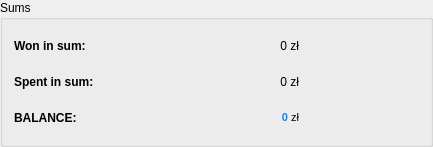
         <widget class="QGroupBox" name="groupBox">
          <property name="title">
           <string>Sums</string>
          </property>
          <layout class="QGridLayout" name="gridLayout_11">
           <item row="0" column="0">
            <layout class="QGridLayout" name="gridLayout_6">
             <item row="0" column="0">
              <widget class="QLabel" name="label_won_sum0">
               <property name="minimumSize">
                <size>
                 <width>200</width>
                 <height>30</height>
                </size>
               </property>
               <property name="maximumSize">
                <size>
                 <width>16777215</width>
                 <height>16777215</height>
                </size>
               </property>
               <property name="font">
                <font>
                 <weight>75</weight>
                 <bold>true</bold>
                </font>
               </property>
               <property name="text">
                <string>Won in sum:</string>
               </property>
               <property name="textFormat">
                <enum>Qt::PlainText</enum>
               </property>
              </widget>
             </item>
             <item row="0" column="1">
              <spacer name="horizontalSpacer_10">
               <property name="orientation">
                <enum>Qt::Horizontal</enum>
               </property>
               <property name="sizeType">
                <enum>QSizePolicy::Expanding</enum>
               </property>
               <property name="sizeHint" stdset="0">
                <size>
                 <width>60</width>
                 <height>20</height>
                </size>
               </property>
              </spacer>
             </item>
             <item row="0" column="2">
              <widget class="QLabel" name="label_won_sum">
               <property name="minimumSize">
                <size>
                 <width>0</width>
                 <height>30</height>
                </size>
               </property>
               <property name="maximumSize">
                <size>
                 <width>16777215</width>
                 <height>30</height>
                </size>
               </property>
               <property name="text">
                <string notr="true">0 zł</string>
               </property>
               <property name="textFormat">
                <enum>Qt::PlainText</enum>
               </property>
               <property name="alignment">
                <set>Qt::AlignRight|Qt::AlignTrailing|Qt::AlignVCenter</set>
               </property>
              </widget>
             </item>
             <item row="0" column="3">
              <spacer name="horizontalSpacer_11">
               <property name="orientation">
                <enum>Qt::Horizontal</enum>
               </property>
               <property name="sizeType">
                <enum>QSizePolicy::Expanding</enum>
               </property>
               <property name="sizeHint" stdset="0">
                <size>
                 <width>120</width>
                 <height>20</height>
                </size>
               </property>
              </spacer>
             </item>
             <item row="1" column="0">
              <widget class="QLabel" name="label_spent_sum0">
               <property name="minimumSize">
                <size>
                 <width>200</width>
                 <height>30</height>
                </size>
               </property>
               <property name="maximumSize">
                <size>
                 <width>16777215</width>
                 <height>16777215</height>
                </size>
               </property>
               <property name="font">
                <font>
                 <weight>75</weight>
                 <bold>true</bold>
                </font>
               </property>
               <property name="text">
                <string>Spent in sum:</string>
               </property>
               <property name="textFormat">
                <enum>Qt::PlainText</enum>
               </property>
              </widget>
             </item>
             <item row="1" column="1">
              <spacer name="horizontalSpacer_12">
               <property name="orientation">
                <enum>Qt::Horizontal</enum>
               </property>
               <property name="sizeType">
                <enum>QSizePolicy::Expanding</enum>
               </property>
               <property name="sizeHint" stdset="0">
                <size>
                 <width>60</width>
                 <height>20</height>
                </size>
               </property>
              </spacer>
             </item>
             <item row="1" column="2">
              <widget class="QLabel" name="label_spent_sum">
               <property name="minimumSize">
                <size>
                 <width>0</width>
                 <height>30</height>
                </size>
               </property>
               <property name="maximumSize">
                <size>
                 <width>16777215</width>
                 <height>30</height>
                </size>
               </property>
               <property name="text">
                <string notr="true">0 zł</string>
               </property>
               <property name="textFormat">
                <enum>Qt::PlainText</enum>
               </property>
               <property name="alignment">
                <set>Qt::AlignRight|Qt::AlignTrailing|Qt::AlignVCenter</set>
               </property>
              </widget>
             </item>
             <item row="1" column="3">
              <spacer name="horizontalSpacer_13">
               <property name="orientation">
                <enum>Qt::Horizontal</enum>
               </property>
               <property name="sizeType">
                <enum>QSizePolicy::Expanding</enum>
               </property>
               <property name="sizeHint" stdset="0">
                <size>
                 <width>120</width>
                 <height>20</height>
                </size>
               </property>
              </spacer>
             </item>
             <item row="2" column="0">
              <widget class="QLabel" name="label_balance0">
               <property name="minimumSize">
                <size>
                 <width>200</width>
                 <height>30</height>
                </size>
               </property>
               <property name="maximumSize">
                <size>
                 <width>16777215</width>
                 <height>16777215</height>
                </size>
               </property>
               <property name="font">
                <font>
                 <weight>75</weight>
                 <bold>true</bold>
                </font>
               </property>
               <property name="text">
                <string>BALANCE:</string>
               </property>
               <property name="textFormat">
                <enum>Qt::PlainText</enum>
               </property>
              </widget>
             </item>
             <item row="2" column="1">
              <spacer name="horizontalSpacer_14">
               <property name="orientation">
                <enum>Qt::Horizontal</enum>
               </property>
               <property name="sizeType">
                <enum>QSizePolicy::Expanding</enum>
               </property>
               <property name="sizeHint" stdset="0">
                <size>
                 <width>60</width>
                 <height>20</height>
                </size>
               </property>
              </spacer>
             </item>
             <item row="2" column="2">
              <widget class="QLabel" name="label_balance">
               <property name="minimumSize">
                <size>
                 <width>0</width>
                 <height>30</height>
                </size>
               </property>
               <property name="maximumSize">
                <size>
                 <width>16777215</width>
                 <height>30</height>
                </size>
               </property>
               <property name="text">
                <string notr="true">&lt;!DOCTYPE HTML PUBLIC &quot;-//W3C//DTD HTML 4.0//EN&quot; &quot;http://www.w3.org/TR/REC-html40/strict.dtd&quot;&gt;
&lt;html&gt;&lt;head&gt;&lt;meta name=&quot;qrichtext&quot; content=&quot;1&quot; /&gt;&lt;style type=&quot;text/css&quot;&gt;
p, li { white-space: pre-wrap; }
&lt;/style&gt;&lt;/head&gt;&lt;body style=&quot; font-family:'MS Shell Dlg 2'; font-size:8.25pt; font-weight:400; font-style:normal;&quot;&gt;
&lt;p style=&quot; margin-top:0px; margin-bottom:0px; margin-left:0px; margin-right:0px; -qt-block-indent:0; text-indent:0px;&quot;&gt;&lt;span style=&quot; font-weight:600; color:#0a84f6;&quot;&gt;0&lt;/span&gt; zł&lt;/p&gt;&lt;/body&gt;&lt;/html&gt;</string>
               </property>
               <property name="textFormat">
                <enum>Qt::RichText</enum>
               </property>
               <property name="alignment">
                <set>Qt::AlignRight|Qt::AlignTrailing|Qt::AlignVCenter</set>
               </property>
              </widget>
             </item>
             <item row="2" column="3">
              <spacer name="horizontalSpacer_15">
               <property name="orientation">
                <enum>Qt::Horizontal</enum>
               </property>
               <property name="sizeType">
                <enum>QSizePolicy::Expanding</enum>
               </property>
               <property name="sizeHint" stdset="0">
                <size>
                 <width>120</width>
                 <height>20</height>
                </size>
               </property>
              </spacer>
             </item>
            </layout>
           </item>
          </layout>
         </widget>
